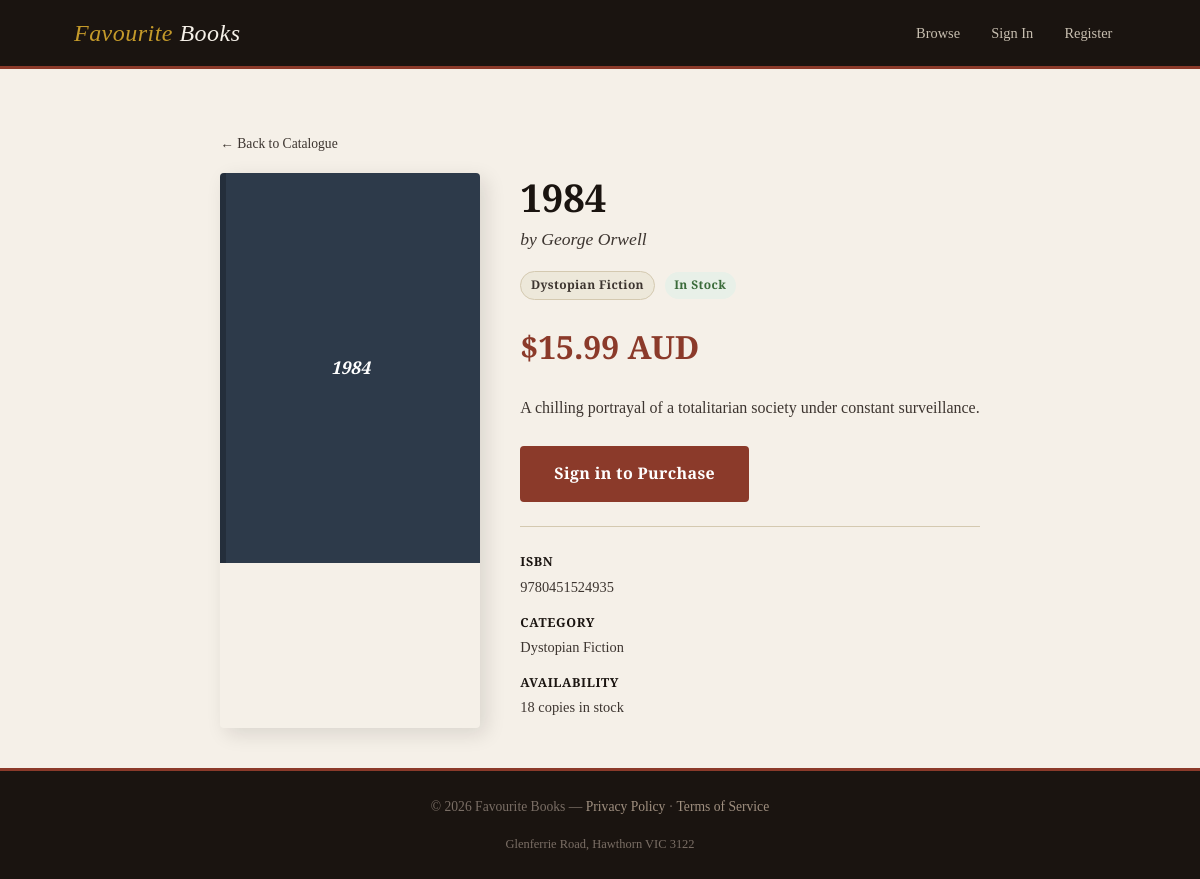
Page /book/3 on the earlier database version.
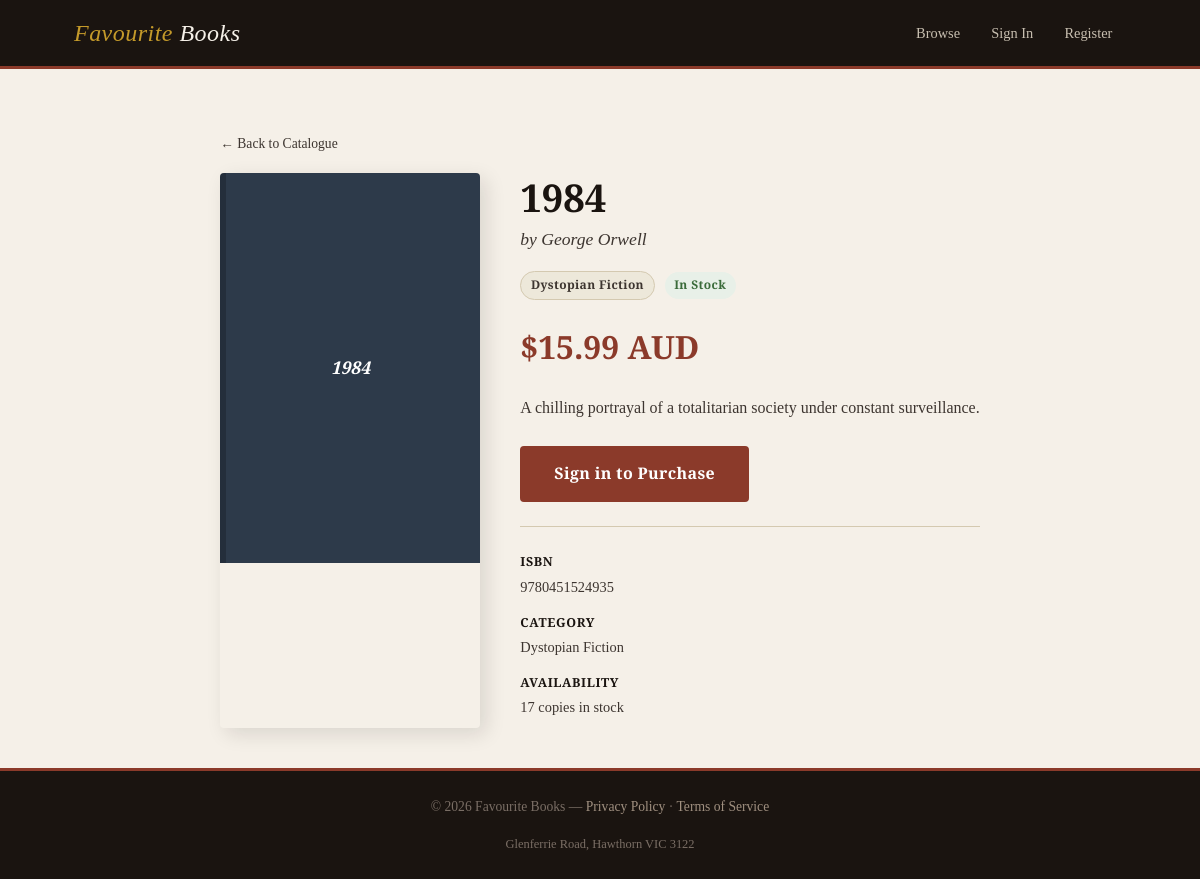
Same page on the later database version.
### tables this page shows
CREATE TABLE products (
                id INTEGER PRIMARY KEY AUTOINCREMENT,
                title TEXT NOT NULL,
                author TEXT NOT NULL,
                isbn TEXT NOT NULL UNIQUE,
                price REAL NOT NULL,
                stock INTEGER NOT NULL DEFAULT 0,
                category TEXT NOT NULL,
                description TEXT,
                available INTEGER NOT NULL DEFAULT 1
            );

### app.py (the view)
@app.route("/book/<int:book_id>")
def book_detail(book_id):
    product = Product.get_by_id(book_id)
    if not product or not product.available:
        flash("Book not found.", "danger")
        return redirect(url_for("catalogue"))
    return render_template("book_detail.html", book=product)

### models/catalogue.py (called while the page is built)
    @property
    def id(self):
        return self._id

    @property
    def title(self):
        return self._title

    @property
    def author(self):
        return self._author

    @property
    def isbn(self):
        return self._isbn

    @property
    def price(self):
        return self._price

    @property
    def stock(self):
        return self._stock

    @property
    def category(self):
        return self._category

    @property
    def description(self):
        return self._description

    @property
    def available(self):
        return self._available

    @staticmethod
    def get_by_id(product_id):
        db = Database()
        row = db.fetchone("SELECT * FROM products WHERE id = ?", (product_id,))
        if row:
            return Product(row["id"], row["title"], row["author"], row["isbn"],
                           row["price"], row["stock"], row["category"],
                           row["description"], row["available"])
        return None

### models/database.py (called while the page is built)
    def __new__(cls):
        if cls._instance is None:
            cls._instance = super().__new__(cls)
            cls._instance._connection = None
        return cls._instance

### templates/book_detail.html (shortened to what this page needs)
{% extends "base.html" %}
{% block content %}
<div style="margin-bottom: 1rem;">
  <a href="{{ url_for('catalogue') }}" class="text-muted text-small">← Back to Catalogue</a>
</div>
<div class="book-detail">
  {% set colors = ['#2d4a3e','#3a2d4a','#4a3a2d','#2d3a4a','#4a2d3a','#3a4a2d'] %}
  <div class="book-detail-cover">
    <div class="book-cover" style="background: {{ colors[book.id % colors|length] }}; aspect-ratio: 2/3; font-size: 1.1rem;">
      {{ book.title }}
    </div>
  </div>
  <div>
    <h1 style="margin-bottom: 0.25rem;">{{ book.title }}</h1>
    <p style="font-size: 1.1rem; color: var(--ink-light); font-style: italic; margin-bottom: 1rem;">by {{ book.author }}</p>
    <div style="margin-bottom: 1.25rem;">
      <span class="badge badge-category">{{ book.category }}</span>
      {% if book.stock == 0 %}
        <span class="badge badge-out" style="margin-left: 6px;">Out of Stock</span>
      {% elif book.stock <= 3 %}
        <span class="badge badge-stock-low" style="margin-left: 6px;">Only {{ book.stock }} left</span>
      {% else %}
        <span class="badge badge-stock-ok" style="margin-left: 6px;">In Stock</span>
      {% endif %}
    </div>
    <div style="font-size: 2rem; color: var(--rust); font-family: 'Playfair Display', serif; font-weight: 700; margin-bottom: 1.25rem;">
      ${{ "%.2f"|format(book.price) }} AUD
    </div>
    <p style="color: var(--ink-light); line-height: 1.7; margin-bottom: 1.5rem;">{{ book.description }}</p>
    {% if book.stock > 0 and session.get('role') == 'customer' %}
      <form method="POST" action="{{ url_for('add_to_cart', product_id=book.id) }}">
        <div style="display: flex; gap: 0.75rem; align-items: center; margin-bottom: 1rem;">
          <div class="form-group" style="margin: 0; width: 80px;">
            <input type="number" name="quantity" class="form-control" value="1" min="1" max="{{ book.stock }}" style="text-align: center;">
          </div>
          <button type="submit" class="btn btn-primary btn-lg">Add to Cart</button>
        </div>
      </form>
    {% elif book.stock == 0 %}
      <p class="text-muted"><em>This book is currently out of stock.</em></p>
    {% elif not session.get('account_id') %}
      <a href="{{ url_for('login') }}" class="btn btn-primary btn-lg">Sign in to Purchase</a>
    {% endif %}
    <hr class="divider">
    <dl class="book-meta">
      <dt>ISBN</dt>
      <dd>{{ book.isbn }}</dd>
      <dt>Category</dt>
      <dd>{{ book.category }}</dd>
      <dt>Availability</dt>
      <dd>{{ book.stock }} copies in stock</dd>
    </dl>
  </div>
</div>
{% endblock %}

Differences in the rows shown:
changed products "George Orwell": stock "18" → "17"
